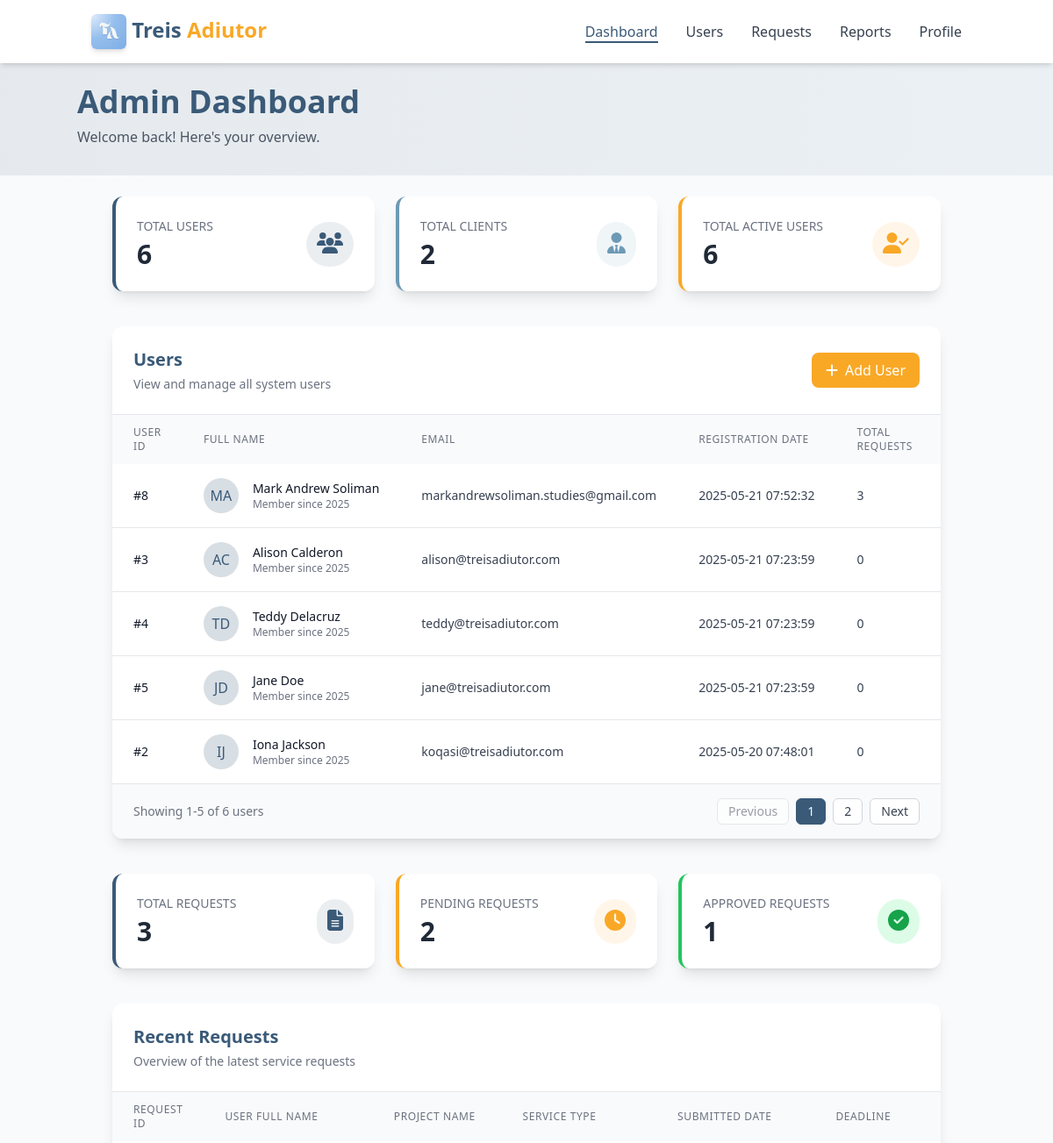
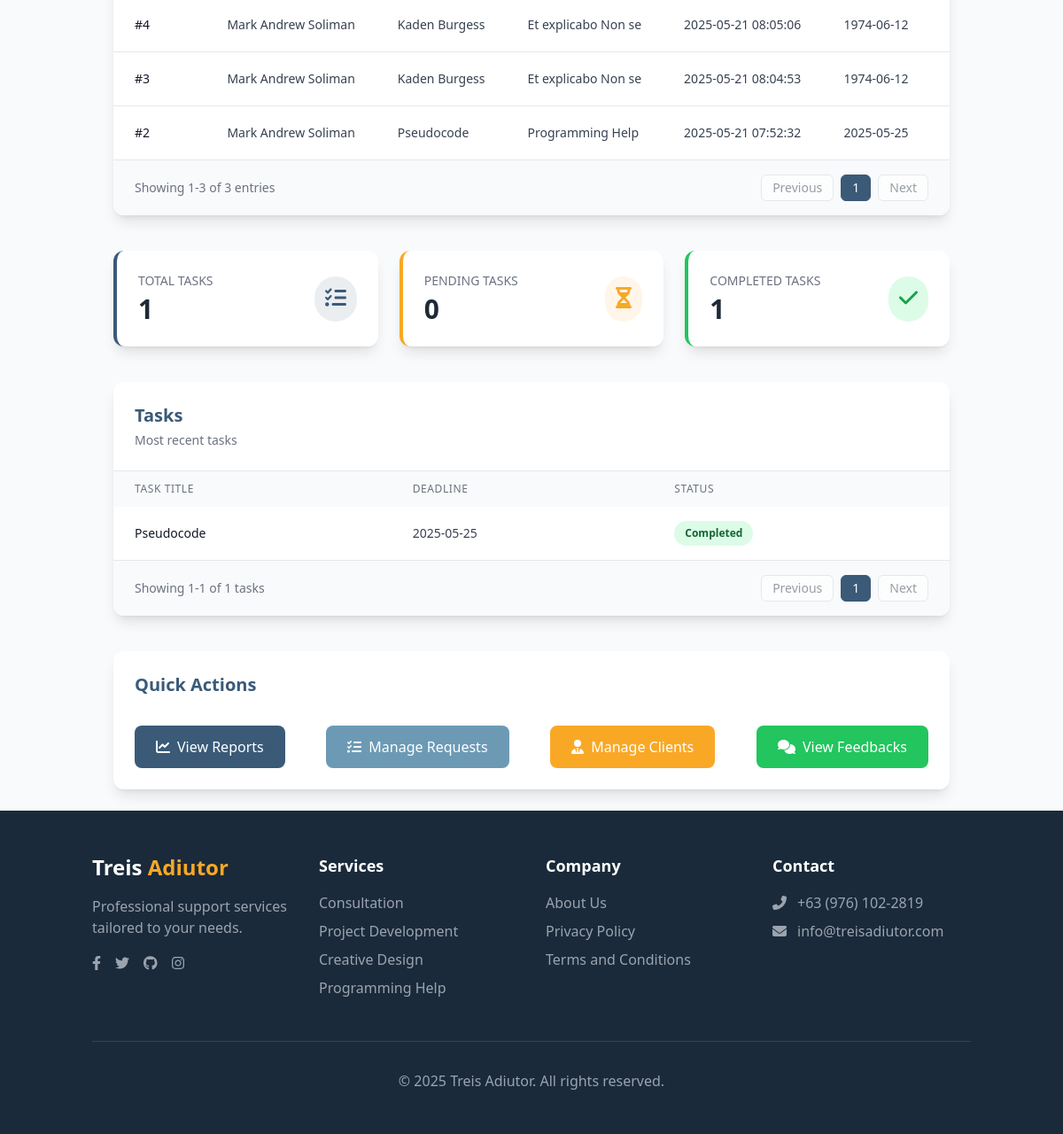
Page /admin/dashboard.php (signed in) on the committed database (2 pictures, top to bottom).
### tables this page shows
CREATE TABLE `users` (
  `userID` int(11) NOT NULL,
  `fullName` varchar(100) DEFAULT NULL,
  `email` varchar(100) DEFAULT NULL,
  `password` varchar(255) DEFAULT NULL,
  `role` enum('admin','client','adiutor') NOT NULL,
  `phoneNumber` varchar(20) DEFAULT NULL,
  `profilePic` varchar(255) DEFAULT NULL,
  `status` enum('active','inactive') DEFAULT 'active',
  `dateCreated` timestamp NOT NULL DEFAULT current_timestamp()
);

CREATE TABLE `forms` (
  `formID` int(11) NOT NULL,
  `userID` int(11) DEFAULT NULL,
  `contact_method` varchar(100) DEFAULT NULL,
  `contact_details` varchar(100) DEFAULT NULL,
  `service_type` varchar(100) DEFAULT NULL,
  `project_name` varchar(100) DEFAULT NULL,
  `request_description` text DEFAULT NULL,
  `deadline` date DEFAULT NULL,
  `expectations` text DEFAULT NULL,
  `additional_notes` text DEFAULT NULL,
  `submitted_at` timestamp NOT NULL DEFAULT current_timestamp(),
  `STATUS` enum('pending','approved') DEFAULT 'pending'
);

CREATE TABLE `tasks` (
  `taskID` int(11) NOT NULL,
  `title` varchar(255) DEFAULT NULL,
  `description` text DEFAULT NULL,
  `assignedBy` int(11) DEFAULT NULL,
  `assignedTo` int(11) DEFAULT NULL,
  `dueDate` date DEFAULT NULL,
  `status` enum('pending','in progress','completed') DEFAULT 'pending',
  `priority` enum('low','medium','high') DEFAULT 'medium',
  `dateAssigned` timestamp NOT NULL DEFAULT current_timestamp(),
  `taskType` varchar(50) DEFAULT NULL,
  `formID` int(11) DEFAULT NULL,
  `createdAt` datetime DEFAULT current_timestamp(),
  `updatedAt` datetime DEFAULT current_timestamp()
);

### admin/dashboard.php (the view, shortened to what the rows shown need)
<?php
include '../includes/db.php';
$totalUsers = $conn->query("SELECT COUNT(*) AS count FROM users")->fetch_assoc()['count'];
$totalClients = $conn->query("SELECT COUNT(*) AS count FROM users WHERE role = 'client'")->fetch_assoc()['count'];
$totalActiveUsers = $conn->query("SELECT COUNT(*) AS count FROM users WHERE status = 'active'")->fetch_assoc()['count'];
$totalRequests = $conn->query("SELECT COUNT(*) AS count FROM forms")->fetch_assoc()['count'];
$pendingRequests = $conn->query("SELECT COUNT(*) AS count FROM forms WHERE status = 'Pending'")->fetch_assoc()['count'];
$approvedRequests = $conn->query("SELECT COUNT(*) AS count FROM forms WHERE status = 'Approved'")->fetch_assoc()['count'];
$totalTasks = $conn->query("SELECT COUNT(*) AS count FROM tasks")->fetch_assoc()['count'];
$pendingTasks = $conn->query("SELECT COUNT(*) AS count FROM tasks WHERE status = 'Pending'")->fetch_assoc()['count'];
$completedTasks = $conn->query("SELECT COUNT(*) AS count FROM tasks WHERE status = 'Completed'")->fetch_assoc()['count'];
$requestsPerPage = 5;
$requestPage = isset($_GET['request_page']) ? max(1, intval($_GET['request_page'])) : 1;
$requestOffset = ($requestPage - 1) * $requestsPerPage;
$recentRequests = $conn->query("
    SELECT
        f.formID,
        u.fullName AS user_full_name,
        f.service_type,
        f.project_name,
        f.submitted_at,
        f.deadline,
        f.status
    FROM forms f
    JOIN users u ON f.userID = u.userID
    ORDER BY f.submitted_at DESC
    LIMIT $requestsPerPage OFFSET $requestOffset
");
$tasksPerPage = 5;
$taskPage = isset($_GET['task_page']) ? max(1, intval($_GET['task_page'])) : 1;
$taskOffset = ($taskPage - 1) * $tasksPerPage;
$recentTasks = $conn->query("
    SELECT taskID, title, dueDate, status
    FROM tasks
    ORDER BY createdAt DESC
    LIMIT $tasksPerPage OFFSET $taskOffset
");
$usersPerPage = 5;
$userPage = isset($_GET['user_page']) ? max(1, intval($_GET['user_page'])) : 1;
$userOffset = ($userPage - 1) * $usersPerPage;
$usersResult = $conn->query("SELECT userID, fullName, email, dateCreated, role, status FROM users ORDER BY dateCreated DESC LIMIT $usersPerPage OFFSET $userOffset");
?>
<!DOCTYPE html>
<html lang="en">
<head>
    <script src="https://cdn.tailwindcss.com"></script>
</head>
<body class="bg-gray-50 min-h-screen flex flex-col">
    <div class="bg-gradient-to-r from-primary/10 to-secondary/10 py-8 px-6 md:px-10 pt-24">
        <div class="container mx-auto">
            <h1 class="text-3xl md:text-4xl font-bold text-primary mb-2">Admin Dashboard</h1>
        </div>
    </div>
    <section class="container mx-auto p-6 md:px-10 flex-grow space-y-10">
        <div class="grid grid-cols-1 md:grid-cols-3 gap-6">
            <div class="bg-white p-6 rounded-xl shadow-lg border-l-4 border-primary">
                <div class="flex items-center justify-between">
                    <div>
                        <h2 class="text-3xl font-bold text-gray-800"><?php echo $totalUsers; ?></h2>
                    </div>
                </div>
            </div>
            <div class="bg-white p-6 rounded-xl shadow-lg border-l-4 border-secondary">
                <div class="flex items-center justify-between">
                    <div>
                        <h2 class="text-3xl font-bold text-gray-800"><?php echo $totalClients; ?></h2>
                    </div>
                </div>
            </div>
            <div class="bg-white p-6 rounded-xl shadow-lg border-l-4 border-accent">
                <div class="flex items-center justify-between">
                    <div>
                        <h2 class="text-3xl font-bold text-gray-800"><?php echo $totalActiveUsers; ?></h2>
                    </div>
                </div>
            </div>
        </div>
        <div class="bg-white rounded-xl shadow-lg overflow-hidden">
            <div class="p-6 border-b border-gray-200 flex justify-between items-center">
                <div>
                    <h2 class="text-xl font-bold text-primary">Users</h2>
                </div>
            </div>
            <div class="overflow-x-auto">
                <table class="w-full">
                    <thead>
                        <tr class="bg-gray-50 text-left">
                            <th class="px-6 py-3 text-xs font-medium text-gray-500 uppercase tracking-wider">User ID</th>
                            <th class="px-6 py-3 text-xs font-medium text-gray-500 uppercase tracking-wider">Full Name</th>
                            <th class="px-6 py-3 text-xs font-medium text-gray-500 uppercase tracking-wider">Email</th>
                            <th class="px-6 py-3 text-xs font-medium text-gray-500 uppercase tracking-wider">Registration Date</th>
                            <th class="px-6 py-3 text-xs font-medium text-gray-500 uppercase tracking-wider">Total Requests</th>
                            <th class="px-6 py-3 text-xs font-medium text-gray-500 uppercase tracking-wider">Role</th>
                        </tr>
                    </thead>
                    <tbody class="divide-y divide-gray-200">
                        <?php while ($user = $usersResult->fetch_assoc()): ?>
                        <tr class="hover:bg-gray-50 transition-colors">
                            <td class="px-6 py-4 whitespace-nowrap text-sm font-medium text-gray-900">#<?php echo $user['userID']; ?></td>
                            <td class="px-6 py-4 whitespace-nowrap">
                                <div class="flex items-center">
                                    <div class="h-10 w-10 rounded-full bg-primary/20 flex items-center justify-center text-primary font-medium">
                                        <?php
                                            $names = explode(' ', $user['fullName']);
                                            $initials = strtoupper(substr($names[0],0,1) . (isset($names[1]) ? substr($names[1],0,1) : ''));
                                            echo $initials;
                                        ?>
                                    </div>
                                    <div class="ml-4">
                                        <div class="text-sm font-medium text-gray-900"><?php echo htmlspecialchars($user['fullName']); ?></div>
                                        <div class="text-xs text-gray-500">Member since <?php echo date('Y', strtotime($user['dateCreated'])); ?></div>
                                    </div>
                                </div>
                            </td>
                            <td class="px-6 py-4 whitespace-nowrap text-sm text-gray-700"><?php echo htmlspecialchars($user['email']); ?></td>
                            <td class="px-6 py-4 whitespace-nowrap text-sm text-gray-700"><?php echo htmlspecialchars($user['dateCreated']); ?></td>
                            <td class="px-6 py-4 whitespace-nowrap text-sm text-gray-700">
                                <?php
                                    $uid = $user['userID'];
                                    $reqCount = $conn->query("SELECT COUNT(*) AS cnt FROM forms WHERE userID = $uid")->fetch_assoc()['cnt'];
                                    echo $reqCount;
                                ?>
                            </td>
                            <td class="px-6 py-4 whitespace-nowrap">
                            </td>
                        </tr>
                        <?php endwhile; ?>
                    </tbody>
                </table>
            </div>
        </div>
        <div class="grid grid-cols-1 md:grid-cols-3 gap-6">
            <div class="bg-white p-6 rounded-xl shadow-lg border-l-4 border-primary">
                <div class="flex items-center justify-between">
                    <div>
                        <h2 class="text-3xl font-bold text-gray-800"><?php echo $totalRequests; ?></h2>
                    </div>
                </div>
            </div>
            <div class="bg-white p-6 rounded-xl shadow-lg border-l-4 border-accent">
                <div class="flex items-center justify-between">
                    <div>
                        <h2 class="text-3xl font-bold text-gray-800"><?php echo $pendingRequests; ?></h2>
                    </div>
                </div>
            </div>
            <div class="bg-white p-6 rounded-xl shadow-lg border-l-4 border-green-500">
                <div class="flex items-center justify-between">
                    <div>
                        <h2 class="text-3xl font-bold text-gray-800"><?php echo $approvedRequests; ?></h2>
                    </div>
                </div>
            </div>
        </div>
        <div class="bg-white rounded-xl shadow-lg overflow-hidden">
            <div class="p-6 border-b border-gray-200 flex justify-between items-center">
                <div>
                    <h2 class="text-xl font-bold text-primary">Recent Requests</h2>
                </div>
            </div>
            <div class="overflow-x-auto">
                <table class="w-full">
                    <thead>
                        <tr class="bg-gray-50 text-left">
                            <th class="px-6 py-3 text-xs font-medium text-gray-500 uppercase tracking-wider">Request ID</th>
                            <th class="px-6 py-3 text-xs font-medium text-gray-500 uppercase tracking-wider">User Full Name</th>
                            <th class="px-6 py-3 text-xs font-medium text-gray-500 uppercase tracking-wider">Project Name</th>
                            <th class="px-6 py-3 text-xs font-medium text-gray-500 uppercase tracking-wider">Service Type</th>
                            <th class="px-6 py-3 text-xs font-medium text-gray-500 uppercase tracking-wider">Submitted Date</th>
                            <th class="px-6 py-3 text-xs font-medium text-gray-500 uppercase tracking-wider">Deadline</th>
                            <th class="px-6 py-3 text-xs font-medium text-gray-500 uppercase tracking-wider">Status</th>
                        </tr>
                    </thead>
                    <tbody class="divide-y divide-gray-200">
                        <?php while ($row = $recentRequests->fetch_assoc()): ?>
                        <tr class="hover:bg-gray-50 transition-colors">
                            <td class="px-6 py-4 whitespace-nowrap text-sm font-medium text-gray-900">#<?php echo $row['formID']; ?></td>
                            <td class="px-6 py-4 whitespace-nowrap text-sm text-gray-700"><?php echo $row['user_full_name']; ?></td>
                            <td class="px-6 py-4 whitespace-nowrap text-sm text-gray-700"><?php echo $row['project_name']; ?></td>
                            <td class="px-6 py-4 whitespace-nowrap text-sm text-gray-700"><?php echo $row['service_type']; ?></td>
                            <td class="px-6 py-4 whitespace-nowrap text-sm text-gray-700"><?php echo $row['submitted_at']; ?></td>
                            <td class="px-6 py-4 whitespace-nowrap text-sm text-gray-700"><?php echo $row['deadline']; ?></td>
                            <td class="px-6 py-4 whitespace-nowrap">
                            </td>
                        </tr>
                        <?php endwhile; ?>
                    </tbody>
                </table>
            </div>
        </div>
        <div class="grid grid-cols-1 md:grid-cols-3 gap-6">
            <div class="bg-white p-6 rounded-xl shadow-lg border-l-4 border-primary">
                <div class="flex items-center justify-between">
                    <div>
                        <h2 class="text-3xl font-bold text-gray-800"><?php echo $totalTasks; ?></h2>
                    </div>
                </div>
            </div>
            <div class="bg-white p-6 rounded-xl shadow-lg border-l-4 border-accent">
                <div class="flex items-center justify-between">
                    <div>
                        <h2 class="text-3xl font-bold text-gray-800"><?php echo $pendingTasks; ?></h2>
                    </div>
                </div>
            </div>
            <div class="bg-white p-6 rounded-xl shadow-lg border-l-4 border-green-500">
                <div class="flex items-center justify-between">
                    <div>
                        <h2 class="text-3xl font-bold text-gray-800"><?php echo $completedTasks; ?></h2>
                    </div>
                </div>
            </div>
        </div>
        <div class="bg-white rounded-xl shadow-lg overflow-hidden">
            <div class="p-6 border-b border-gray-200 flex justify-between items-center">
                <div>
                    <h2 class="text-xl font-bold text-primary">Tasks</h2>
                </div>
            </div>
            <div class="overflow-x-auto">
                <table class="w-full">
                    <thead>
                        <tr class="bg-gray-50 text-left">
                            <th class="px-6 py-3 text-xs font-medium text-gray-500 uppercase tracking-wider">Task Title</th>
                            <th class="px-6 py-3 text-xs font-medium text-gray-500 uppercase tracking-wider">Deadline</th>
                            <th class="px-6 py-3 text-xs font-medium text-gray-500 uppercase tracking-wider">Status</th>
                        </tr>
                    </thead>
                    <tbody class="divide-y divide-gray-200">
                        <?php while ($task = $recentTasks->fetch_assoc()): ?>
                        <tr class="hover:bg-gray-50 transition-colors">
                            <td class="px-6 py-4 whitespace-nowrap text-sm font-medium text-gray-900"><?php echo htmlspecialchars($task['title']); ?></td>
                            <td class="px-6 py-4 whitespace-nowrap text-sm text-gray-700"><?php echo htmlspecialchars($task['dueDate']); ?></td>
                            <td class="px-6 py-4 whitespace-nowrap">
                                <span class="px-3 py-1 inline-flex text-xs leading-5 font-semibold rounded-full
                                    <?php
                                        if ($task['status'] === 'pending') echo 'bg-yellow-100 text-yellow-800';
                                        elseif ($task['status'] === 'completed') echo 'bg-green-100 text-green-800';
                                        else echo 'bg-gray-100 text-gray-800';
                                    ?>">
                                    <?php echo ucwords(htmlspecialchars($task['status'])); ?>
                                </span>
                            </td>
                        </tr>
                        <?php endwhile; ?>
                    </tbody>
                </table>
            </div>
        </div>
        <div class="bg-white rounded-xl shadow-lg p-6 flex flex-wrap gap-4 justify-between items-center">
            <h2 class="text-xl font-bold text-primary mb-4 w-full">Quick Actions</h2>
        </div>
    </section>
</body>
</html>

### rows in the picture
users: userID "8", fullName "MA", fullName "Mark Andrew Soliman", dateCreated "2025", email "markandrewsoliman.studies@gmail.com", dateCreated "2025-05-21 07:52:32", reqCount "3"
users: userID "3", fullName "AC", fullName "Alison Calderon", dateCreated "2025", email "alison@treisadiutor.com", dateCreated "2025-05-21 07:23:59", reqCount "0"
users: userID "4", fullName "TD", fullName "Teddy Delacruz", dateCreated "2025", email "teddy@treisadiutor.com", dateCreated "2025-05-21 07:23:59", reqCount "0"
users: userID "5", fullName "JD", fullName "Jane Doe", dateCreated "2025", email "jane@treisadiutor.com", dateCreated "2025-05-21 07:23:59", reqCount "0"
users: userID "2", fullName "IJ", fullName "Iona Jackson", dateCreated "2025", email "koqasi@treisadiutor.com", dateCreated "2025-05-20 07:48:01", reqCount "0"
forms: formID "4", userID.fullName "Mark Andrew Soliman", project_name "Kaden Burgess", service_type "Et explicabo Non se", submitted_at "2025-05-21 08:05:06", deadline "1974-06-12"
forms: formID "3", userID.fullName "Mark Andrew Soliman", project_name "Kaden Burgess", service_type "Et explicabo Non se", submitted_at "2025-05-21 08:04:53", deadline "1974-06-12"
forms: formID "2", userID.fullName "Mark Andrew Soliman", project_name "Pseudocode", service_type "Programming Help", submitted_at "2025-05-21 07:52:32", deadline "2025-05-25"
tasks: title "Pseudocode", dueDate "2025-05-25", status "Completed"

### other values in the picture
$totalUsers "6"
$totalClients "2"
$totalActiveUsers "6"
$start "1"
$end "5"
$totalRequests "3"
$pendingRequests "2"
$approvedRequests "1"
$end "3"
$totalTasks "1"
$pendingTasks "0"
$completedTasks "1"
$end "1"
